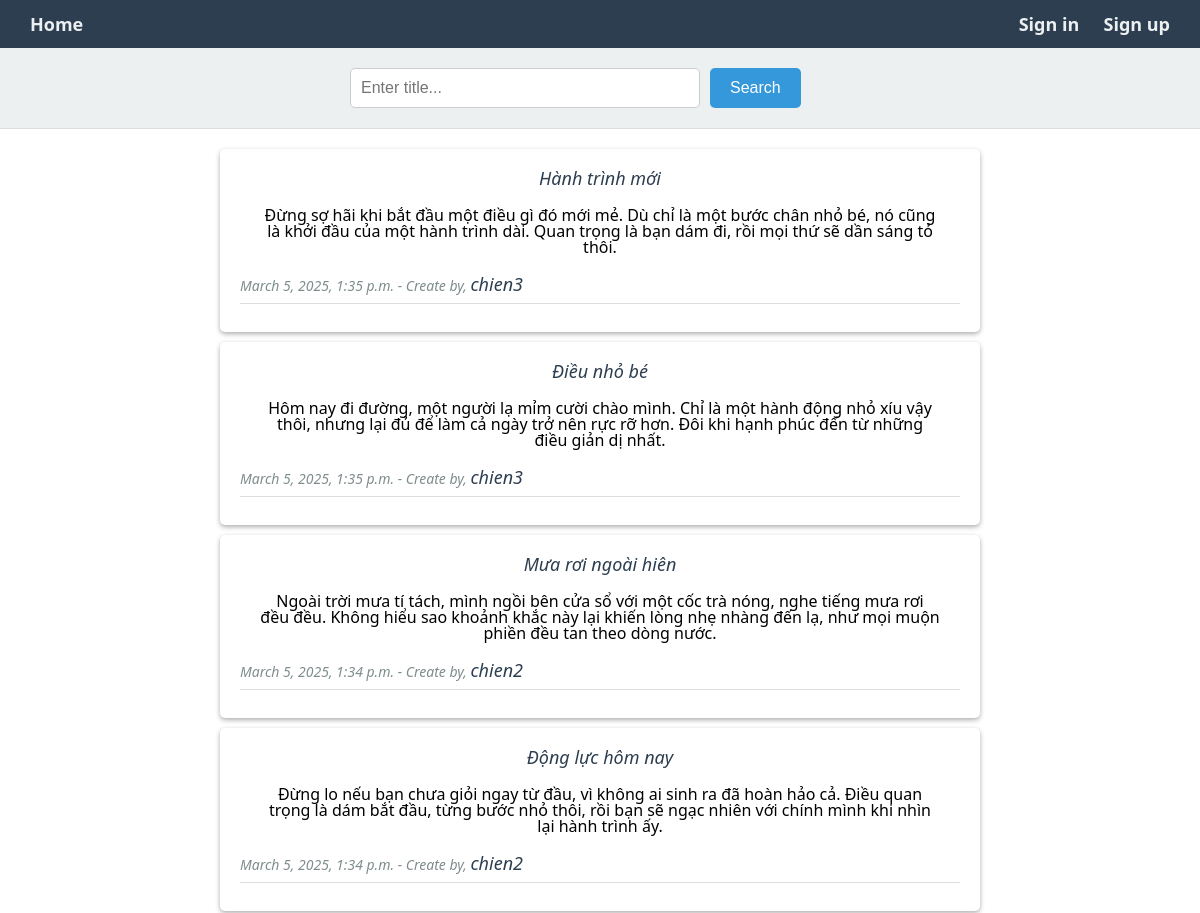
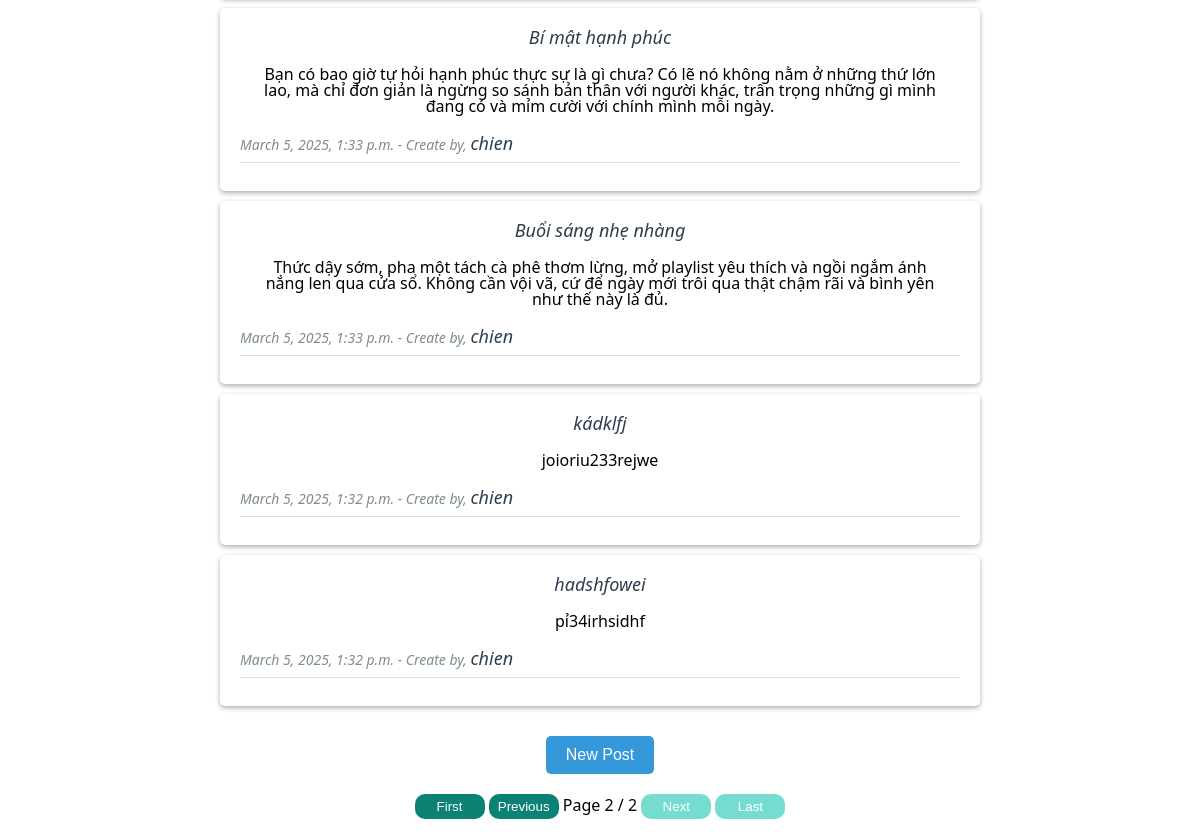
The page /?page=2&q= on the database its author committed (2 pictures, top to bottom).
### blogApp/models.py (models this page shows, shortened)
class Post(models.Model):
    title = models.CharField(max_length=100)
    content = models.TextField()
    date_create = models.DateTimeField(auto_now_add=True)
    author = models.ForeignKey(UserBlog, on_delete=models.CASCADE)

### accountApp/models.py (models this page shows)
class UserBlog(AbstractUser):
    phone = models.CharField(max_length=10, blank=True, null=True)
    bio = models.TextField(max_length=500, blank=True, null=True)
    def __str__(self):
        return self.username

### blogApp/views.py (the view)
# urls.py: path('', views.index, name='home'),
def index(request):
    query = request.GET.get('q')
    if query:
        posts = Post.objects.filter(title__icontains=query).order_by('-date_create')
    else:
        posts = Post.objects.all().order_by('-date_create')
    items_per_page = 10
    paginator = Paginator(posts, items_per_page)
    page_number = request.GET.get('page')
    page_obj = paginator.get_page(page_number)
    return render(request, 'blogApp/index.html', {'page_obj':page_obj })

### templates/blogApp/index.html (shortened to what this page needs)
{% extends 'base.html' %}
{% load static %}
{% block head %}
<link rel="stylesheet" href="{% static 'blogApp/CSS/index.css' %}">
{% endblock %}
{% block body %}
<header>
    <div class="search">
        <form action="" method="get">
            <input type="text" name="q" id="search-title" placeholder="Enter title..." value="{{ request.GET.q }}">
            <button type="submit">Search</button>
        </form>
    </div>
</header>
<main class="content">
    <form action="{% url 'blogApp:delete-list-posts' %}" method="post">
        {% for post in page_obj %}
        <div class="post-content {{post.author.id}}">
            <p class="title">
                <strong>{{post.title}}</strong>
            </p>
            <p class="content-post">{{post.content}}</p>
            <i>{{post.date_create}} - Create by, <strong>{% if user == post.author %}You{% else %}{{post.author}}{% endif %}</strong></i>
            <hr>
        </div>
        {% empty %}
        <p>There aren't any posts at the moment.</p>
        {% endfor %}
    </form>
</main>
<div class="create-newpost-button-block">
    <a href="{% url 'blogApp:create' %}"><button style="margin-top: 10px;" class="create-newpost-button">New Post</button></a>
</div>
<div class="paginator">
{% if page_obj.paginator.num_pages > 1 %}
    {% if page_obj.has_previous %}
        <a href="?page=1&q={{request.GET.q}}"><button>First</button></a>
        <a href="?page={{ page_obj.previous_page_number }}&q={{request.GET.q}}"><button>Previous</button></a>
    {% else %}
        <button disabled>First</button>
        <button disabled>Previous</button>
        {% endif %}
        <span class="current">
            Page {{ page_obj.number }} / {{ page_obj.paginator.num_pages }}
        </span>
    {% if page_obj.has_next %}
        <a href="?page={{ page_obj.next_page_number }}&q={{request.GET.q}}"><button>Next</button></a>
        <a href="?page={{ page_obj.paginator.num_pages }}&q={{request.GET.q}}"><button>Last</button></a>
    {% else %}
        <button disabled>Next</button>
        <button disabled>Last</button>
    {% endif %}
{% endif %}
</div>
{% endblock %}

### static/base.css (style rules this page uses)
* { box-sizing: border-box; }
body { font-family: 'Segoe UI', Tahoma, Geneva, Verdana, sans-serif; }

### static/blogApp/CSS/index.css (style rules this page uses)
header { padding: 20px; background-color: #ecf0f1; border-bottom: 1px solid #ddd; }
.search { display: flex; justify-content: center; }
.search form { display: flex; gap: 10px; max-width: 500px; width: 100%; }
.search input[type="text"] { padding: 10px; font-size: 16px; border: 1px solid #ccc; border-radius: 5px; width: 70%; outline: none; transition: border-color 0.3s; }
.search button { padding: 10px 20px; background-color: #3498db; color: white; border: none; border-radius: 5px; cursor: pointer; font-size: 16px; transition: background-color 0.3s; }
.content { max-width: 800px; margin: 20px auto; padding: 0 20px; }
.post-content { background-color: white; padding: 20px; margin-bottom: 10px; border-radius: 5px; box-shadow: 0 2px 5px rgba(0, 0, 0, 0.321); }
.post-content p { margin-bottom: 10px; }
.post-content strong { font-size: 18px; color: #2c3e50; }
.post-content i { font-style: italic; display: block; color: #7f8c8d; font-size: 14px; margin-bottom: 10px; }
.content p { text-align: center; color: #7f8c8d; font-style: italic; }
.content .content-post { font-style: normal; color: #000; margin: 20px; }
.create-newpost-button-block { text-align: center; margin: 20px 0; }
.create-newpost-button { padding: 10px 20px; background-color: #3498db; color: white; border: none; border-radius: 5px; cursor: pointer; font-size: 16px; transition: background-color 0.3s; }
hr { border: none; border-top: 1px solid #ddd; margin-top: 10px; }
.paginator { margin: 20px; position: relative; text-align: center; }
.paginator button { width: 70px; cursor: pointer; background-color: rgb(12, 130, 117); border: none; border-radius: 10px; padding: 5px; color: #fff; }
.paginator button[disabled] { background-color: rgb(118, 220, 208); }

### rows shown on the page
Post: title "Hành trình mới", content "Đừng sợ hãi khi bắt đầu một điều gì đó mới mẻ. Dù chỉ là một bước chân nhỏ bé, nó cũng là khởi đầu của một hành trình dài. Quan trọng là bạn dám đi, rồi mọi thứ sẽ dần sáng tỏ thôi.", date_create "March 5, 2025, 1:35 p.m.", author "chien3"
Post: title "Điều nhỏ bé", content "Hôm nay đi đường, một người lạ mỉm cười chào mình. Chỉ là một hành động nhỏ xíu vậy thôi, nhưng lại đủ để làm cả ngày trở nên rực rỡ hơn. Đôi khi hạnh phúc đến từ những điều giản dị nhất.", date_create "March 5, 2025, 1:35 p.m.", author "chien3"
Post: title "Mưa rơi ngoài hiên", content "Ngoài trời mưa tí tách, mình ngồi bên cửa sổ với một cốc trà nóng, nghe tiếng mưa rơi đều đều. Không hiểu sao khoảnh khắc này lại khiến lòng nhẹ nhàng đến lạ, như mọi muộn phiền đều tan theo dòng nước.", date_create "March 5, 2025, 1:34 p.m.", author "chien2"
Post: title "Động lực hôm nay", content "Đừng lo nếu bạn chưa giỏi ngay từ đầu, vì không ai sinh ra đã hoàn hảo cả. Điều quan trọng là dám bắt đầu, từng bước nhỏ thôi, rồi bạn sẽ ngạc nhiên với chính mình khi nhìn lại hành trình ấy.", date_create "March 5, 2025, 1:34 p.m.", author "chien2"
Post: title "Bí mật hạnh phúc", content "Bạn có bao giờ tự hỏi hạnh phúc thực sự là gì chưa? Có lẽ nó không nằm ở những thứ lớn lao, mà chỉ đơn giản là ngừng so sánh bản thân với người khác, trân trọng những gì mình đang có và mỉm cười với chính mình mỗi ngày.", date_create "March 5, 2025, 1:33 p.m.", author "chien"
Post: title "Buổi sáng nhẹ nhàng", content "Thức dậy sớm, pha một tách cà phê thơm lừng, mở playlist yêu thích và ngồi ngắm ánh nắng len qua cửa sổ. Không cần vội vã, cứ để ngày mới trôi qua thật chậm rãi và bình yên như thế này là đủ.", date_create "March 5, 2025, 1:33 p.m.", author "chien"
Post: title "kádklfj", content "joioriu233rejwe", date_create "March 5, 2025, 1:32 p.m.", author "chien"
Post: title "hadshfowei", content "pỉ34irhsidhf", date_create "March 5, 2025, 1:32 p.m.", author "chien"

### other values the page prints
{{ page_obj.number }} "2"
{{ page_obj.paginator.num_pages }} "2"
